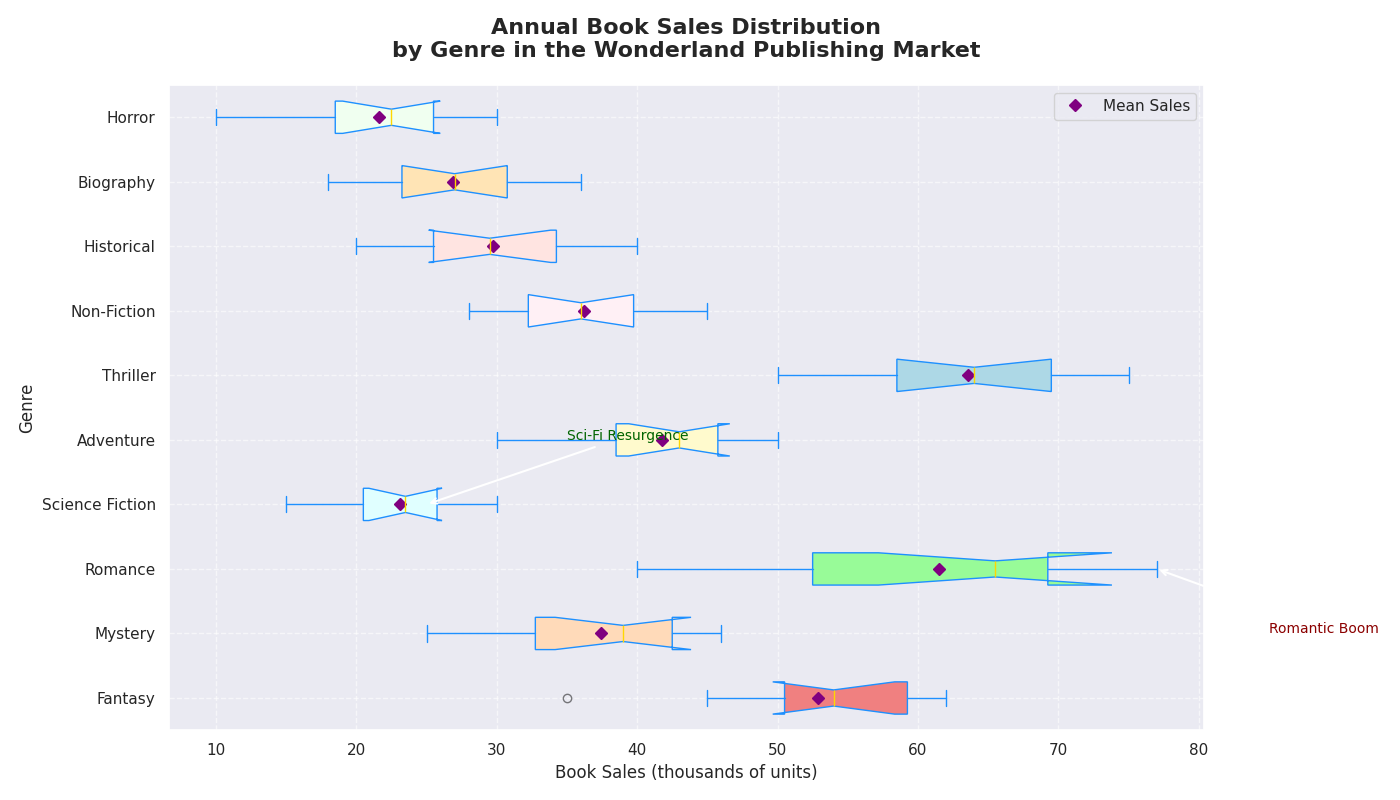

Generate this figure with Python:
import matplotlib.pyplot as plt
import numpy as np

genres = ['Fantasy', 'Mystery', 'Romance', 'Science Fiction', 'Adventure', 
          'Thriller', 'Non-Fiction', 'Historical', 'Biography', 'Horror']

# Modified sales data with altered data values while preserving the original structure
sales_data = [
    [60, 50, 55, 45, 35, 57, 53, 62, 52, 60],
    [46, 30, 35, 25, 32, 44, 38, 41, 43, 40],
    [77, 45, 50, 70, 40, 67, 60, 66, 75, 65],
    [25, 20, 15, 22, 18, 26, 24, 28, 23, 30],
    [48, 35, 30, 50, 38, 45, 40, 42, 46, 44],
    [75, 50, 55, 65, 58, 72, 60, 63, 68, 70],
    [32, 45, 28, 30, 33, 40, 37, 35, 39, 43],
    [37, 22, 25, 27, 20, 35, 29, 30, 32, 40],
    [31, 20, 18, 24, 23, 36, 26, 28, 30, 33],
    [26, 15, 10, 22, 18, 28, 20, 23, 24, 30]
]

fig, ax = plt.subplots(figsize=(14, 8))

boxes = ax.boxplot(sales_data, patch_artist=True, notch=True, vert=False,
                   boxprops=dict(facecolor='cyan', color='dodgerblue'),
                   capprops=dict(color='dodgerblue'),
                   whiskerprops=dict(color='dodgerblue'),
                   flierprops=dict(marker='o', color='forestgreen', alpha=0.5),
                   medianprops=dict(color='gold'),
                   positions=range(1, len(genres) + 1))

ax.set_title('Annual Book Sales Distribution\nby Genre in the Wonderland Publishing Market', 
             fontsize=16, fontweight='bold', pad=20)
ax.set_xlabel('Book Sales (thousands of units)', fontsize=12)
ax.set_ylabel('Genre', fontsize=12)

ax.set_yticks(range(1, len(genres) + 1))
ax.set_yticklabels(genres)

ax.annotate('Romantic Boom', xy=(77, 3), xytext=(85, 2),
            arrowprops=dict(facecolor='grey', arrowstyle='->', lw=1.5), fontsize=10, color='darkred')

ax.annotate('Sci-Fi Resurgence', xy=(25, 4), xytext=(35, 5),
            arrowprops=dict(facecolor='grey', arrowstyle='->', lw=1.5), fontsize=10, color='darkgreen')

colors = ['lightcoral', 'peachpuff', 'palegreen', 'lightcyan', 'lemonchiffon', 
          'lightblue', 'lavenderblush', 'mistyrose', 'moccasin', 'honeydew']
for patch, color in zip(boxes['boxes'], colors):
    patch.set_facecolor(color)

ax.grid(True, linestyle='--', alpha=0.6)

means = [np.mean(sales) for sales in sales_data]
ax.plot(means, range(1, len(genres) + 1), 'D', color='purple', label='Mean Sales')

ax.legend(loc='upper right')

plt.tight_layout()
plt.show()
